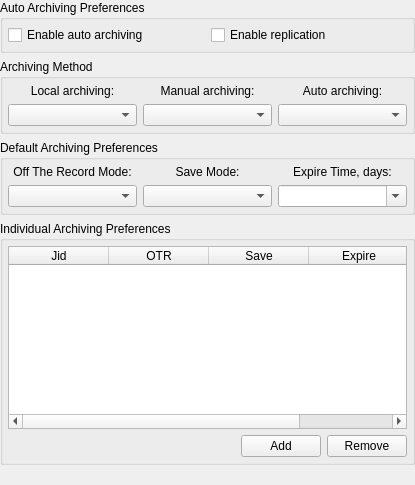
<?xml version="1.0" encoding="UTF-8"?>
<ui version="4.0">
 <class>ArchiveOptionsClass</class>
 <widget class="QWidget" name="ArchiveOptionsClass">
  <property name="geometry">
   <rect>
    <x>0</x>
    <y>0</y>
    <width>415</width>
    <height>485</height>
   </rect>
  </property>
  <layout class="QVBoxLayout" name="verticalLayout_2">
   <property name="margin">
    <number>0</number>
   </property>
   <item>
    <widget class="QGroupBox" name="grbAuto">
     <property name="title">
      <string>Auto Archiving Preferences</string>
     </property>
     <layout class="QHBoxLayout" name="horizontalLayout_3">
      <property name="margin">
       <number>5</number>
      </property>
      <item>
       <widget class="QCheckBox" name="chbAutoSave">
        <property name="text">
         <string>Enable auto archiving</string>
        </property>
       </widget>
      </item>
      <item>
       <widget class="QCheckBox" name="chbReplication">
        <property name="text">
         <string>Enable replication</string>
        </property>
       </widget>
      </item>
     </layout>
    </widget>
   </item>
   <item>
    <widget class="QGroupBox" name="grbMethod">
     <property name="title">
      <string>Archiving Method</string>
     </property>
     <layout class="QVBoxLayout" name="verticalLayout">
      <property name="margin">
       <number>5</number>
      </property>
      <item>
       <layout class="QGridLayout" name="gridLayout">
        <item row="0" column="0">
         <widget class="QLabel" name="lblMethodLocal">
          <property name="text">
           <string>Local archiving:</string>
          </property>
          <property name="textFormat">
           <enum>Qt::PlainText</enum>
          </property>
          <property name="alignment">
           <set>Qt::AlignCenter</set>
          </property>
         </widget>
        </item>
        <item row="0" column="1">
         <widget class="QLabel" name="lblMethodManual">
          <property name="text">
           <string>Manual archiving:</string>
          </property>
          <property name="textFormat">
           <enum>Qt::PlainText</enum>
          </property>
          <property name="alignment">
           <set>Qt::AlignCenter</set>
          </property>
         </widget>
        </item>
        <item row="0" column="2">
         <widget class="QLabel" name="lblMethodAuto">
          <property name="text">
           <string>Auto archiving:</string>
          </property>
          <property name="textFormat">
           <enum>Qt::PlainText</enum>
          </property>
          <property name="alignment">
           <set>Qt::AlignCenter</set>
          </property>
         </widget>
        </item>
        <item row="1" column="0">
         <widget class="QComboBox" name="cmbMethodLocal">
          <property name="sizePolicy">
           <sizepolicy hsizetype="Expanding" vsizetype="Fixed">
            <horstretch>0</horstretch>
            <verstretch>0</verstretch>
           </sizepolicy>
          </property>
         </widget>
        </item>
        <item row="1" column="1">
         <widget class="QComboBox" name="cmbMethodManual">
          <property name="sizePolicy">
           <sizepolicy hsizetype="Expanding" vsizetype="Fixed">
            <horstretch>0</horstretch>
            <verstretch>0</verstretch>
           </sizepolicy>
          </property>
         </widget>
        </item>
        <item row="1" column="2">
         <widget class="QComboBox" name="cmbMethodAuto">
          <property name="sizePolicy">
           <sizepolicy hsizetype="Expanding" vsizetype="Fixed">
            <horstretch>0</horstretch>
            <verstretch>0</verstretch>
           </sizepolicy>
          </property>
         </widget>
        </item>
       </layout>
      </item>
     </layout>
    </widget>
   </item>
   <item>
    <widget class="QGroupBox" name="grbDefault">
     <property name="title">
      <string>Default Archiving Preferences</string>
     </property>
     <layout class="QGridLayout">
      <property name="margin">
       <number>5</number>
      </property>
      <item row="0" column="0">
       <widget class="QLabel" name="lblModeOTR">
        <property name="text">
         <string>Off The Record Mode:</string>
        </property>
        <property name="textFormat">
         <enum>Qt::PlainText</enum>
        </property>
        <property name="alignment">
         <set>Qt::AlignCenter</set>
        </property>
       </widget>
      </item>
      <item row="0" column="1">
       <widget class="QLabel" name="lblModeSave">
        <property name="text">
         <string>Save Mode:</string>
        </property>
        <property name="textFormat">
         <enum>Qt::PlainText</enum>
        </property>
        <property name="alignment">
         <set>Qt::AlignCenter</set>
        </property>
       </widget>
      </item>
      <item row="0" column="2">
       <widget class="QLabel" name="lblExpireTime">
        <property name="text">
         <string>Expire Time, days:</string>
        </property>
        <property name="textFormat">
         <enum>Qt::PlainText</enum>
        </property>
        <property name="alignment">
         <set>Qt::AlignCenter</set>
        </property>
       </widget>
      </item>
      <item row="1" column="0">
       <widget class="QComboBox" name="cmbModeOTR"/>
      </item>
      <item row="1" column="1">
       <widget class="QComboBox" name="cmbModeSave"/>
      </item>
      <item row="1" column="2">
       <widget class="QComboBox" name="cmbExpireTime">
        <property name="editable">
         <bool>true</bool>
        </property>
       </widget>
      </item>
     </layout>
    </widget>
   </item>
   <item>
    <widget class="QGroupBox" name="grbIndividual">
     <property name="title">
      <string>Individual Archiving Preferences</string>
     </property>
     <layout class="QVBoxLayout">
      <property name="margin">
       <number>5</number>
      </property>
      <item>
       <widget class="QTableWidget" name="tbwItemPrefs">
        <property name="alternatingRowColors">
         <bool>true</bool>
        </property>
        <property name="selectionMode">
         <enum>QAbstractItemView::NoSelection</enum>
        </property>
        <property name="selectionBehavior">
         <enum>QAbstractItemView::SelectRows</enum>
        </property>
        <property name="sortingEnabled">
         <bool>true</bool>
        </property>
        <property name="columnCount">
         <number>4</number>
        </property>
        <column>
         <property name="text">
          <string>Jid</string>
         </property>
        </column>
        <column>
         <property name="text">
          <string>OTR</string>
         </property>
        </column>
        <column>
         <property name="text">
          <string>Save</string>
         </property>
        </column>
        <column>
         <property name="text">
          <string>Expire</string>
         </property>
        </column>
       </widget>
      </item>
      <item>
       <layout class="QHBoxLayout" name="horizontalLayout">
        <item>
         <spacer name="horizontalSpacer">
          <property name="orientation">
           <enum>Qt::Horizontal</enum>
          </property>
          <property name="sizeHint" stdset="0">
           <size>
            <width>40</width>
            <height>20</height>
           </size>
          </property>
         </spacer>
        </item>
        <item>
         <widget class="QPushButton" name="pbtAdd">
          <property name="text">
           <string>Add</string>
          </property>
         </widget>
        </item>
        <item>
         <widget class="QPushButton" name="pbtRemove">
          <property name="text">
           <string>Remove</string>
          </property>
         </widget>
        </item>
       </layout>
      </item>
     </layout>
    </widget>
   </item>
   <item>
    <widget class="QLabel" name="lblStatus">
     <property name="textFormat">
      <enum>Qt::PlainText</enum>
     </property>
     <property name="wordWrap">
      <bool>true</bool>
     </property>
    </widget>
   </item>
  </layout>
 </widget>
 <layoutdefault spacing="6" margin="11"/>
 <resources/>
 <connections/>
</ui>
